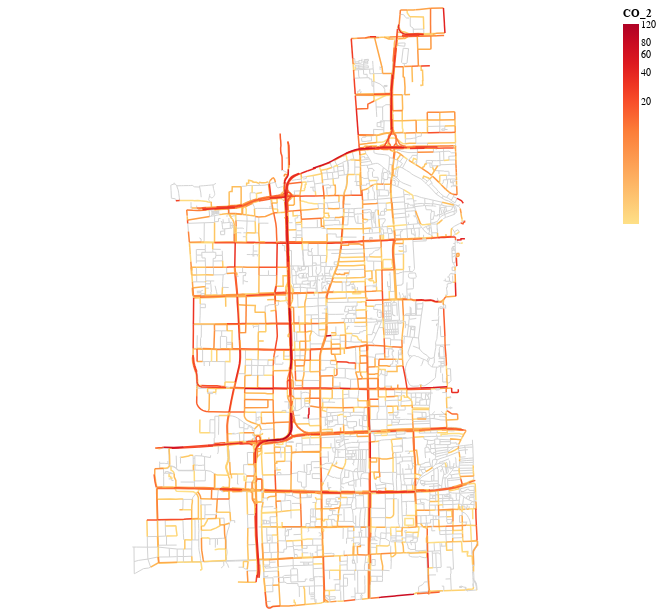

Notebook code cell kept with this figure:
### Code cell
from mobair import plot

chart = plot.streetDraw(region_name, road_network, 'CO_2', save_fig=False)
chart

### Figure 1 — Vega-Lite specification as saved in the notebook (floating-point values rounded to 4 significant figures; data arrays with more than 128 entries replaced by an {"elided": "..."} marker saying what was removed)
{"config": {"view": {"continuousWidth": 400, "continuousHeight": 300}}, "layer": [{"data": {"name": "data-4d2d2c258a048ee0bec7ae0177329356"}, "mark": {"type": "geoshape", "color": "lightgray", "filled": false, "strokeWidth": 1}}, {"data": {"name": "data-381cd5c2b08df760c2af6ecc74ee6576"}, "mark": {"type": "geoshape", "filled": false, "strokeWidth": 1.5}, "encoding": {"color": {"field": "CO_2", "scale": {"scheme": "yelloworangered", "type": "symlog"}, "type": "quantitative"}}, "height": 600, "width": 600}], "$schema": "https://vega.github.io/schema/vega-lite/v4.17.0.json", "datasets": {"data-4d2d2c258a048ee0bec7ae0177329356": {"elided": "3913 records"}, "data-381cd5c2b08df760c2af6ecc74ee6576": {"elided": "2618 records"}}}
